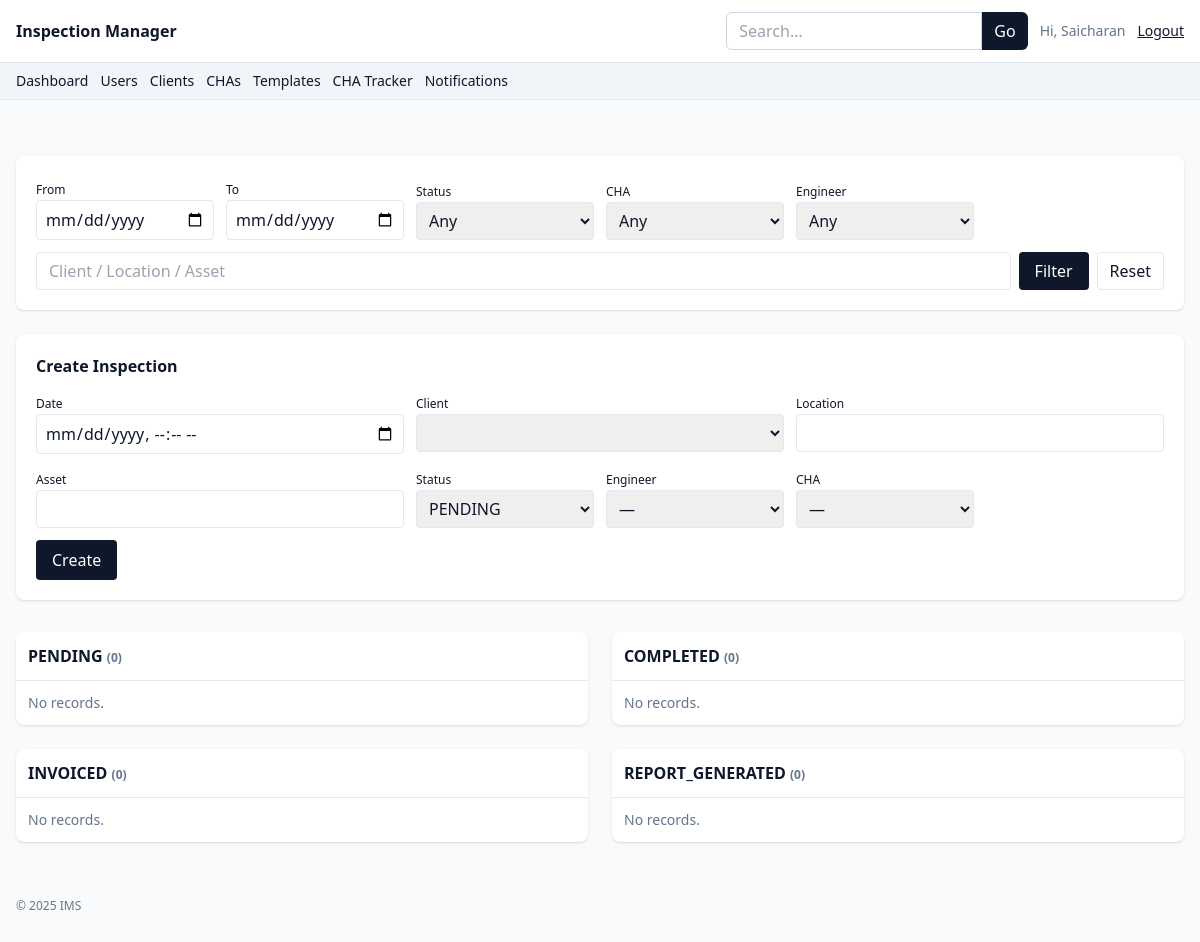
Page / (signed in) on the earlier database version.
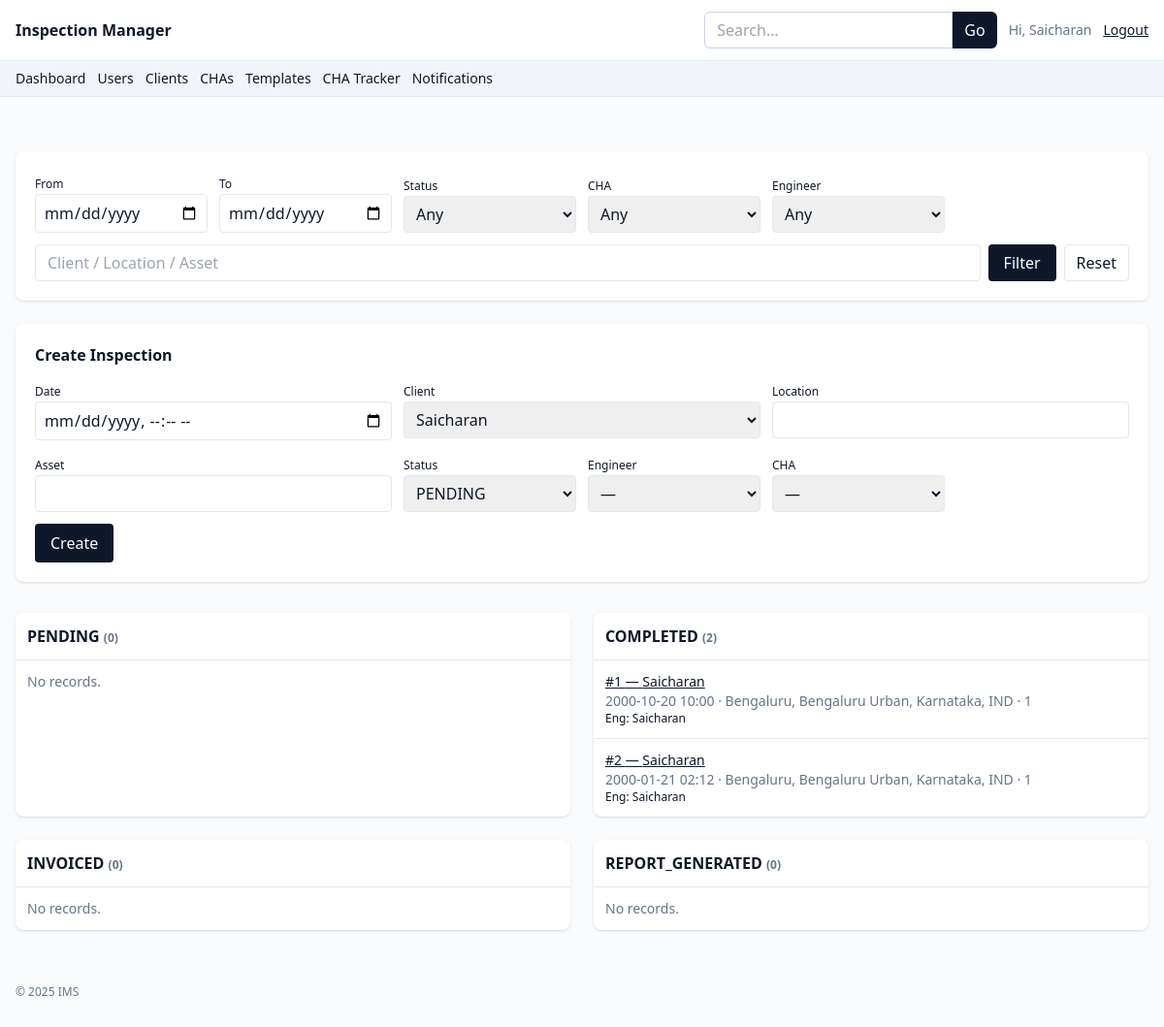
Same page on the later database version.
### app.py (models this page shows)
class Inspection(db.Model):
    __tablename__ = "inspection"
    id = db.Column(db.Integer, primary_key=True)
    date = db.Column(db.DateTime, nullable=False, default=datetime.utcnow)
    client_id = db.Column(db.Integer, db.ForeignKey("client.id"))
    client = db.relationship("Client")
    location = db.Column(db.String(200))
    asset = db.Column(db.String(200))
    status = db.Column(db.String(40), default=InspectionStatus.PENDING)
    engineer_id = db.Column(db.Integer, db.ForeignKey("user.id"))
    engineer = db.relationship("User")
    cha_id = db.Column(db.Integer, db.ForeignKey("cha.id"))
    cha = db.relationship("CHA")
    created_at = db.Column(db.DateTime, default=datetime.utcnow)

class Client(db.Model):
    __tablename__ = "client"
    id = db.Column(db.Integer, primary_key=True)
    name = db.Column(db.String(160), nullable=False)
    gst_number = db.Column(db.String(40))
    billing_address = db.Column(db.Text)

class User(db.Model):
    __tablename__ = "user"
    id = db.Column(db.Integer, primary_key=True)
    name = db.Column(db.String(120), nullable=False)
    email = db.Column(db.String(120), unique=True, nullable=False)
    password_hash = db.Column(db.String(255), nullable=False)
    role = db.Column(db.String(20), default=Role.ENGINEER, nullable=False)
    phone = db.Column(db.String(40))
    signature_key = db.Column(db.String(255))

### app.py (the view)
@app.route("/")
@role_required(Role.ADMIN, Role.ENGINEER, Role.ACCOUNTANT)
def dashboard():
    date_from = request.args.get("from")
    date_to = request.args.get("to")
    status = request.args.get("status")
    cha_id = request.args.get("cha_id")
    eng_id = request.args.get("engineer_id")
    q = request.args.get("q")
    qry = Inspection.query
    if date_from: qry = qry.filter(Inspection.date >= datetime.fromisoformat(date_from))
    if date_to:   qry = qry.filter(Inspection.date <= datetime.fromisoformat(date_to))
    if status:    qry = qry.filter(Inspection.status == status)
    if cha_id:    qry = qry.filter(Inspection.cha_id == int(cha_id))
    if eng_id:    qry = qry.filter(Inspection.engineer_id == int(eng_id))
    if q:
        like = f"%{q}%"
        qry = qry.join(Client).filter(or_(Client.name.ilike(like), Inspection.location.ilike(like), Inspection.asset.ilike(like)))
    inspections = qry.order_by(Inspection.date.desc()).all()
    groups = {s: [] for s in InspectionStatus.ALL}
    for i in inspections: groups[i.status].append(i)
    chas = CHA.query.all()
    engineers = User.query.filter(User.role == Role.ENGINEER).all()
    clients = Client.query.all()
    return render_template("dashboard.html", groups=groups, chas=chas, engineers=engineers, clients=clients)

### app.py (called while the page is built)
def role_required(*roles):
    def deco(fn):
        from functools import wraps
        @wraps(fn)
        def wrap(*a, **kw):
            if not session.get("user_id"):
                flash("Please login.", "warning")
                return redirect(url_for("login"))
            if roles and session.get("role") not in roles:
                flash("Unauthorized.", "danger")
                return redirect(url_for("dashboard"))
            return fn(*a, **kw)
        return wrap
    return deco

@app.context_processor
def inject_globals():
    return dict(
        Role=Role, InspectionStatus=InspectionStatus, InvoiceStatus=InvoiceStatus,
        ReportStatus=ReportStatus, CommissionStatus=CommissionStatus, now=datetime.utcnow, User=User
    )

### templates/dashboard.html (shortened to what this page needs)
{% extends "base.html" %}
{% block content %}
<div class="bg-white rounded-lg shadow p-5 mb-6">
    <form method="get" class="grid md:grid-cols-6 gap-3 items-end">
        <div><label class="text-xs">From</label><input type="date" name="from" value="{{ request.args.get('from','') }}"
                class="w-full border rounded px-2 py-1.5"></div>
        <div><label class="text-xs">To</label><input type="date" name="to" value="{{ request.args.get('to','') }}"
                class="w-full border rounded px-2 py-1.5"></div>
        <div>
            <label class="text-xs">Status</label>
            <select name="status" class="w-full border rounded px-2 py-1.5">
                <option value="">Any</option>
            </select>
        </div>
        <div>
            <label class="text-xs">CHA</label>
            <select name="cha_id" class="w-full border rounded px-2 py-1.5">
                <option value="">Any</option>
            </select>
        </div>
        <div>
            <label class="text-xs">Engineer</label>
            <select name="engineer_id" class="w-full border rounded px-2 py-1.5">
                <option value="">Any</option>
            </select>
        </div>
        <div class="md:col-span-6 flex gap-2">
            <input name="q" placeholder="Client / Location / Asset" value="{{ request.args.get('q','') }}"
                class="flex-1 border rounded px-3 py-1.5">
            <button class="bg-slate-900 text-white rounded px-4">Filter</button>
            <a href="{{ url_for('dashboard') }}" class="rounded border px-3 py-1.5">Reset</a>
        </div>
    </form>
</div>
{% if session.get('role') in [Role.ADMIN, Role.ENGINEER] %}
<div class="bg-white rounded-lg shadow p-5 mb-8">
    <h2 class="font-semibold mb-3">Create Inspection</h2>
    <form method="post" action="{{ url_for('inspection_create') }}" class="grid md:grid-cols-6 gap-3">
        <div class="md:col-span-2">
            <label class="text-xs">Date</label>
            <input required type="datetime-local" name="date" class="w-full border rounded px-2 py-1.5">
        </div>
        <div class="md:col-span-2">
            <label class="text-xs">Client</label>
            <select name="client_id" required class="w-full border rounded px-2 py-1.5">
                {% for c in clients %}<option value="{{ c.id }}">{{ c.name }}</option>{% endfor %}
            </select>
        </div>
        <div class="md:col-span-2"><label class="text-xs">Location</label><input name="location"
                class="w-full border rounded px-2 py-1.5"></div>
        <div class="md:col-span-2"><label class="text-xs">Asset</label><input name="asset"
                class="w-full border rounded px-2 py-1.5"></div>
        {% if session.get('role') == Role.ADMIN %}
        <div>
            <label class="text-xs">Status</label>
            <select name="status" class="w-full border rounded px-2 py-1.5">
                {% for s in InspectionStatus.ALL %}<option value="{{ s }}">{{ s }}</option>{% endfor %}
            </select>
        </div>
        <div>
            <label class="text-xs">Engineer</label>
            <select name="engineer_id" class="w-full border rounded px-2 py-1.5">
                <option value="">—</option>
            </select>
        </div>
        <div>
            <label class="text-xs">CHA</label>
            <select name="cha_id" class="w-full border rounded px-2 py-1.5">
                <option value="">—</option>
            </select>
        </div>
        {% endif %}
        <div class="md:col-span-6">
            <button class="bg-slate-900 text-white rounded px-4 py-2">Create</button>
        </div>
    </form>
</div>
{% endif %}
<div class="grid md:grid-cols-2 xl:grid-cols-4 gap-6">
    {% for status, items in groups.items() %}
    <div class="bg-white rounded-lg shadow">
        <div class="border-b p-3 font-semibold">{{ status }} <span class="text-xs text-slate-500">({{ items|length
                }})</span></div>
        <ul class="divide-y">
            {% for i in items %}
            <li class="p-3 text-sm">
                <a class="font-medium underline" href="{{ url_for('inspection_detail', inspection_id=i.id) }}">#{{ i.id
                    }} — {{ i.client.name if i.client else '—' }}</a>
                <div class="text-slate-500">{{ i.date.strftime('%Y-%m-%d %H:%M') }} · {{ i.location or '—' }} · {{
                    i.asset or '—' }}</div>
                {% if i.engineer %}<div class="text-xs">Eng: {{ i.engineer.name }}</div>{% endif %}
            </li>
            {% else %}
            <li class="p-3 text-sm text-slate-500">No records.</li>
            {% endfor %}
        </ul>
    </div>
    {% endfor %}
</div>
{% endblock %}

### templates/base.html (shortened to what this page needs)
<!doctype html>
<html lang="en">
<head>
    <script src="https://cdn.tailwindcss.com"></script>
</head>
<body class="bg-slate-50 text-slate-900">
    <nav class="bg-white border-b border-slate-200">
        <div class="mx-auto max-w-7xl px-4 py-3 flex items-center justify-between">
            <a href="{{ url_for('dashboard') }}" class="font-semibold">Inspection Manager</a>
            <div class="flex items-center gap-3">
                {% if session.get('user_id') %}
                <form action="{{ url_for('global_search') }}" method="get" class="hidden md:flex">
                    <input name="q" value="{{ request.args.get('q','') }}" placeholder="Search…"
                        class="rounded-l-md border border-slate-300 px-3 py-1.5 focus:outline-none focus:ring w-64">
                    <button class="rounded-r-md bg-slate-900 text-white px-3">Go</button>
                </form>
                <span class="text-sm text-slate-500">Hi, {{ session.get('user_name') }}</span>
                <a class="text-sm underline" href="{{ url_for('logout') }}">Logout</a>
                {% else %}
                <a class="text-sm underline" href="{{ url_for('login') }}">Login</a>
                {% endif %}
            </div>
        </div>
    </nav>
    {% if session.get('user_id') %}
    <div class="bg-slate-100 border-b border-slate-200">
        <div class="mx-auto max-w-7xl px-4 py-2 flex flex-wrap gap-3 text-sm">
            <a class="hover:underline" href="{{ url_for('dashboard') }}">Dashboard</a>
            {% if session.get('role') == Role.ADMIN %}
            <a class="hover:underline" href="{{ url_for('users_admin') }}">Users</a>
            <a class="hover:underline" href="{{ url_for('clients_list') }}">Clients</a>
            <a class="hover:underline" href="{{ url_for('chas_list') }}">CHAs</a>
            <a class="hover:underline" href="{{ url_for('templates_mgmt') }}">Templates</a>
            {% endif %}
            {% if session.get('role') in [Role.ADMIN, Role.ACCOUNTANT] %}
            <a class="hover:underline" href="{{ url_for('cha_tracker') }}">CHA Tracker</a>
            {% endif %}
            <a class="hover:underline" href="{{ url_for('notifications') }}">Notifications</a>
        </div>
    </div>
    {% endif %}
    <div class="mx-auto max-w-7xl px-4 py-4 space-y-2">
    </div>
    <main class="mx-auto max-w-7xl px-4 py-6">{% block content %}{% endblock %}</main>
    <footer class="mx-auto max-w-7xl px-4 py-8 text-xs text-slate-500">
        &copy; {{ now().year }} IMS
    </footer>
</body>
</html>

Differences in the rows shown:
added Inspection: id "1", client "Saicharan", date "2000-10-20 10:00", location "Bengaluru, Bengaluru Urban, Karnataka, IND", asset "1", engineer.name "Saicharan"
added Inspection: id "2", client "Saicharan", date "2000-01-21 02:12", location "Bengaluru, Bengaluru Urban, Karnataka, IND", asset "1", engineer.name "Saicharan"
Other differences:
form field client_id: (not shown) → "Saicharan"
new list line: "COMPLETED ( 2 )"
list line gone: "COMPLETED ( 0 ) No records."
